Frame 1 (no input): blank canvas, image omitted
Frame 60 (no input): blank canvas, image omitted
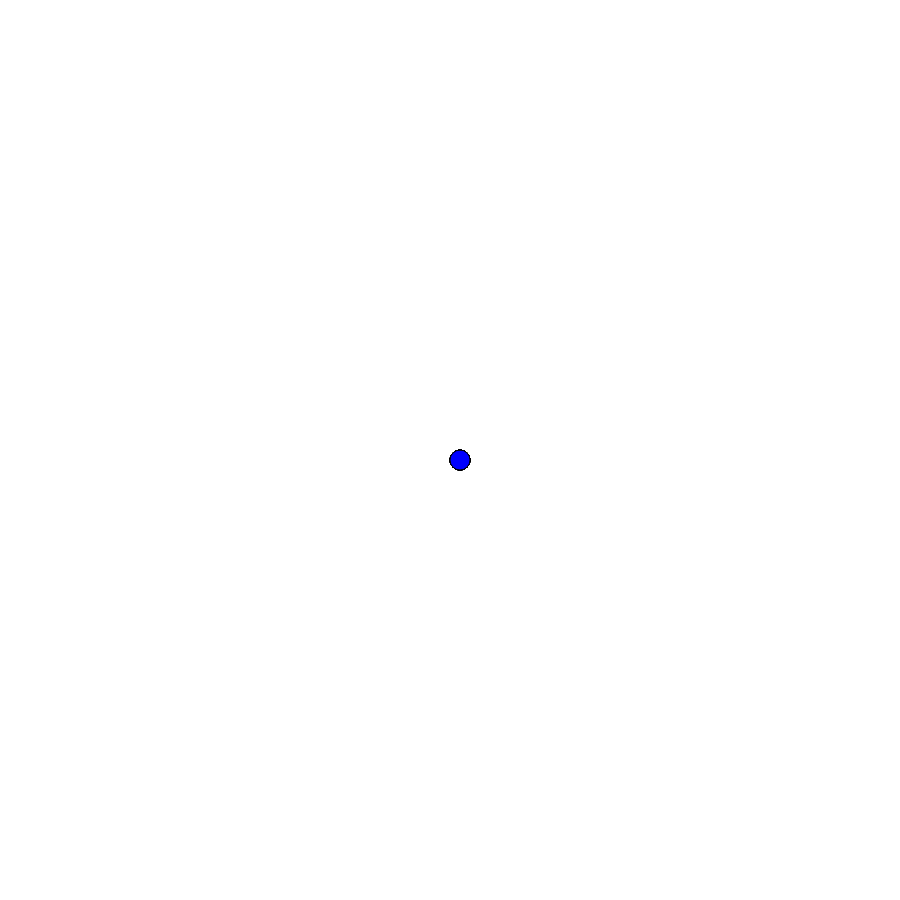
Frame 120 (the mouse pressed at the canvas centre since frame 60)

The p5.js sketch whose frames 1 and 60 were blank and that drew this single picture after the mouse press (run headless with seeded random() and noise() and a simulated clock; from frame 60 on, the mouse is pressed at the canvas centre):

// p5.js sketch
// ── sketch.js
function setup() {
    createCanvas(900, 900);
  background("white");
  }
  function draw() {
    
    stroke("black");
    fill("blue");
    
   if(mouseIsPressed){
     rect(mouseX, mouseY, 20, 20, 20);
  }
    
  }
